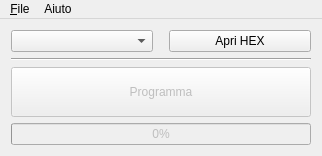
<?xml version="1.0" encoding="UTF-8"?>
<ui version="4.0">
 <class>MainWindow</class>
 <widget class="QMainWindow" name="MainWindow">
  <property name="windowModality">
   <enum>Qt::WindowModal</enum>
  </property>
  <property name="geometry">
   <rect>
    <x>0</x>
    <y>0</y>
    <width>318</width>
    <height>156</height>
   </rect>
  </property>
  <property name="windowTitle">
   <string>MainWindow</string>
  </property>
  <property name="windowIcon">
   <iconset resource="resource.qrc">
    <normaloff>:/icon/oil-icon.ico</normaloff>:/icon/oil-icon.ico</iconset>
  </property>
  <widget class="QWidget" name="centralWidget">
   <layout class="QVBoxLayout" name="verticalLayout">
    <item>
     <layout class="QHBoxLayout" name="horizontalLayout">
      <item>
       <widget class="QComboBox" name="serialPortList"/>
      </item>
      <item>
       <spacer name="horizontalSpacer">
        <property name="orientation">
         <enum>Qt::Horizontal</enum>
        </property>
        <property name="sizeType">
         <enum>QSizePolicy::Minimum</enum>
        </property>
        <property name="sizeHint" stdset="0">
         <size>
          <width>10</width>
          <height>20</height>
         </size>
        </property>
       </spacer>
      </item>
      <item>
       <widget class="QPushButton" name="loadHex">
        <property name="text">
         <string>Apri HEX</string>
        </property>
       </widget>
      </item>
     </layout>
    </item>
    <item>
     <widget class="Line" name="line">
      <property name="orientation">
       <enum>Qt::Horizontal</enum>
      </property>
     </widget>
    </item>
    <item>
     <widget class="QPushButton" name="program">
      <property name="enabled">
       <bool>false</bool>
      </property>
      <property name="minimumSize">
       <size>
        <width>300</width>
        <height>50</height>
       </size>
      </property>
      <property name="text">
       <string>Programma</string>
      </property>
     </widget>
    </item>
    <item>
     <widget class="QProgressBar" name="progressBar">
      <property name="enabled">
       <bool>false</bool>
      </property>
      <property name="value">
       <number>0</number>
      </property>
      <property name="textVisible">
       <bool>true</bool>
      </property>
      <property name="invertedAppearance">
       <bool>false</bool>
      </property>
      <property name="textDirection">
       <enum>QProgressBar::TopToBottom</enum>
      </property>
      <property name="format">
       <string>%p%</string>
      </property>
     </widget>
    </item>
   </layout>
  </widget>
  <widget class="QMenuBar" name="menuBar">
   <property name="geometry">
    <rect>
     <x>0</x>
     <y>0</y>
     <width>318</width>
     <height>21</height>
    </rect>
   </property>
   <widget class="QMenu" name="menu_File">
    <property name="title">
     <string>&amp;File</string>
    </property>
    <addaction name="exit"/>
   </widget>
   <widget class="QMenu" name="menuAiuto">
    <property name="title">
     <string>Aiuto</string>
    </property>
    <addaction name="about"/>
   </widget>
   <addaction name="menu_File"/>
   <addaction name="menuAiuto"/>
  </widget>
  <action name="open">
   <property name="text">
    <string>&amp;Apri</string>
   </property>
  </action>
  <action name="action">
   <property name="text">
    <string>-</string>
   </property>
  </action>
  <action name="exit">
   <property name="text">
    <string>&amp;Esci</string>
   </property>
  </action>
  <action name="settings">
   <property name="text">
    <string>&amp;Impostazioni</string>
   </property>
  </action>
  <action name="about">
   <property name="text">
    <string>Informazioni</string>
   </property>
  </action>
  <action name="close">
   <property name="enabled">
    <bool>false</bool>
   </property>
   <property name="text">
    <string>Chiudi</string>
   </property>
  </action>
 </widget>
 <layoutdefault spacing="6" margin="11"/>
 <resources>
  <include location="resource.qrc"/>
 </resources>
 <connections>
  <connection>
   <sender>exit</sender>
   <signal>triggered()</signal>
   <receiver>MainWindow</receiver>
   <slot>close()</slot>
   <hints>
    <hint type="sourcelabel">
     <x>-1</x>
     <y>-1</y>
    </hint>
    <hint type="destinationlabel">
     <x>199</x>
     <y>234</y>
    </hint>
   </hints>
  </connection>
 </connections>
</ui>
